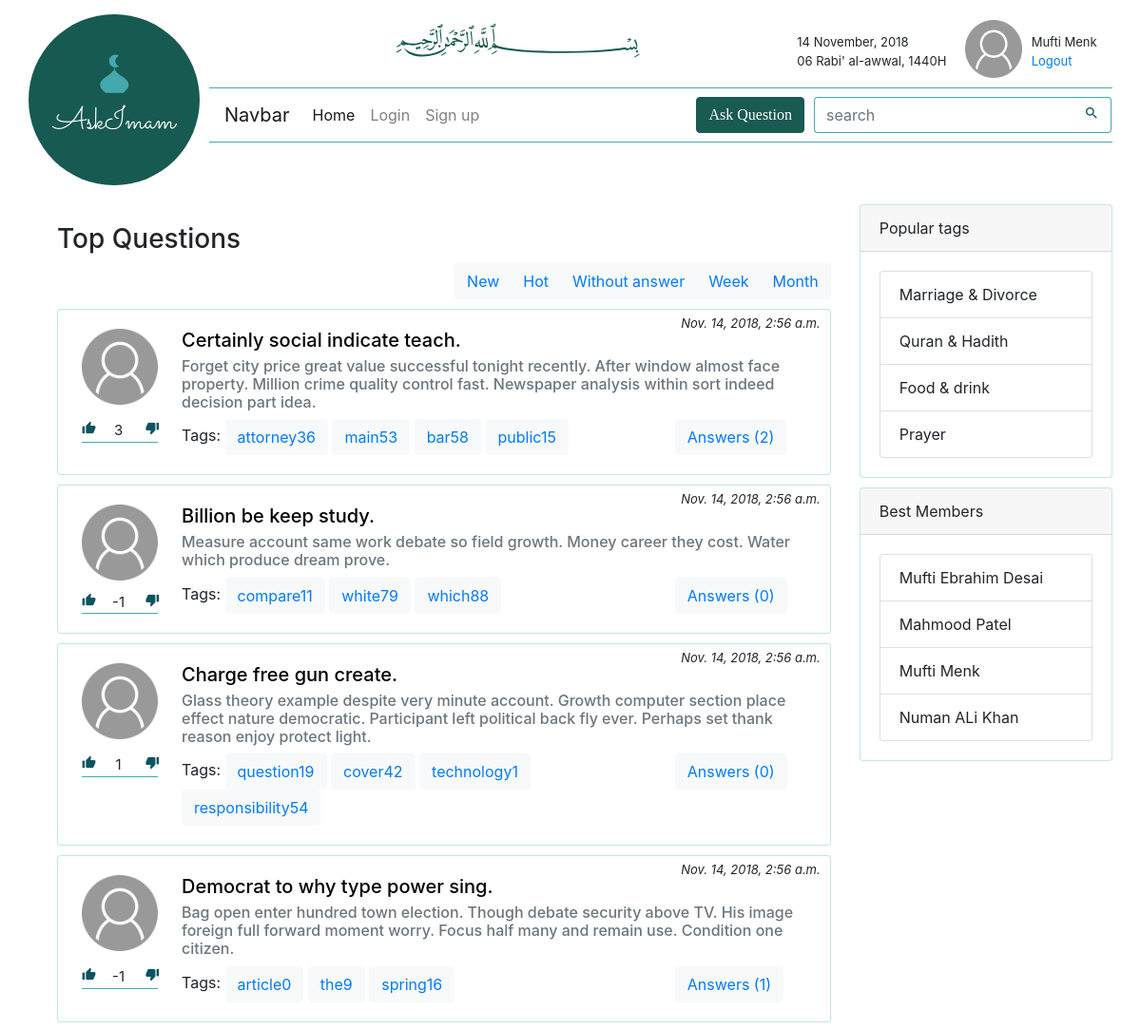
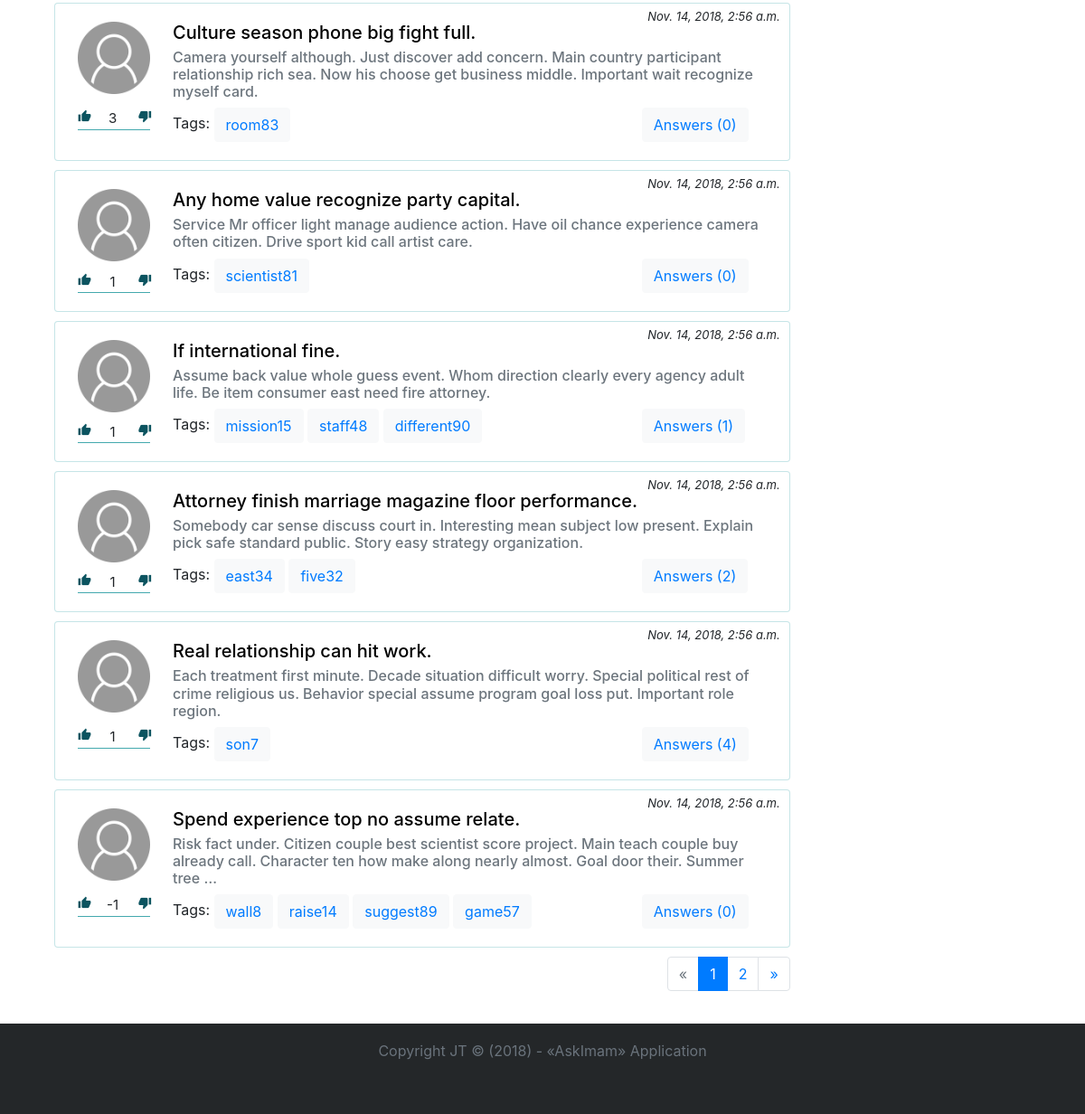
The page / on the database its author committed (2 pictures, top to bottom).
### questions/models.py (models this page shows, shortened)
class Question(models.Model):
    title = models.CharField(max_length=128)
    text = HTMLField()
    created_at = models.DateTimeField(auto_now_add=True)
    author = models.ForeignKey(User, on_delete=models.CASCADE)
    answer_count = models.DecimalField(max_digits=3, decimal_places=0, default=0)
    votes = GenericRelation(Vote, related_query_name='questions')
    rate = models.IntegerField(default=0)
    tags = models.ManyToManyField(to='Tag', related_name='questions')
    objects = QuestionsManager()
    bulk_objects = BulkUpdateManager()

class Tag(models.Model):
    text = models.SlugField(unique=True)

### questions/views.py (the view)
# urls.py: path('',              views.list_questions, name="index"),
def list_questions(request, filter=None):
    if filter is not None:
        if filter == 'news':
            questions = Question.objects.news()
        elif filter == 'hot':
            questions = Question.objects.hot()
        elif filter == 'no_answer':
            questions = Question.objects.no_answer()
        elif filter == 'week':
            questions = Question.objects.week()
        elif filter == 'month':
            questions = Question.objects.month()
        else:
            questions = Question.objects.by_tag(filter)
    else:
        questions = Question.objects.news()
    questions = pager(request, questions)
    return render(request, "list_questions.html", {
        'questions': questions
    })

### questions/managers.py (called while the page is built)
    def news(self):
        return self.all().order_by('-created_at')

### questions/views.py (called while the page is built)
def pager(request, iterable):
    paginator = Paginator(iterable, 10)
    page = 1
    if 'page' in request.GET:
        _page = request.GET['page']
        if _page:
            page = _page
    return paginator.get_page(page)

### templates/list_questions.html (shortened to what this page needs)
{% extends "base.html"%}
{% load static %}
{%block content%}
    <h3>Top Questions</h3>
    <div class="btn-group justify-content-end question-sorts" role="group" aria-label="Question types">
        <button class="btn btn-light" data-toggle="tooltip" data-placement="bottom"
                title="The newest questions">
          <a href="/news">New</a>
        </button>
        <button class="btn btn-light" data-toggle="tooltip" data-placement="bottom"
                title="Questions with the most votes and answers over the last few days">
          <a href="/hot">Hot</a>
        </button>
        <button class="btn btn-light" data-toggle="tooltip" data-placement="bottom"
                title="Questions without answers">
          <a href="/no_answer">Without answer</a>
        </button>
        <button class="btn btn-light" data-toggle="tooltip" data-placement="bottom"
                title="Questions with the most votes and answers over this week">
          <a href="/week">Week</a>
        </button>
        <button class="btn btn-light" data-toggle="tooltip" data-placement="bottom"
                title="Questions with the most votes and answers over this month">
          <a href="/month">Month</a>
        </button>
    </div>
    {% for question in questions %}
        <div class="card">
          <div class="card-body">
              <div class="row">
                  {% include 'inc/avatar_block.html' with rate=question.rate %}
                  <div class="col">
                      <span class="question-created-time">
                          <i>{{ question.created_at }}</i>
                      </span>
                      <h5 class="card-title">
                          <a class="a-simple" href="{% url 'question' question.pk %}">{{ question.title }}</a>
                      </h5>
                      <h6 class="card-subtitle mb-2 text-muted">
                          {{ question.text | truncatewords_html:27 | safe | escape }}
                      </h6>
                      <div class="row">
                          <div class="col-9">
                              {% include 'inc/tags_block.html' %}
                          </div>
                          <div class="col-3">
                              <button class="btn btn-light">
                                  <a href="#">Answers ({{ question.answer_count }})</a>
                              </button>
                          </div>
                      </div>
                  </div>
              </div>
          </div>
        </div>
    {% endfor %}
    {% if questions.paginator.num_pages > 1 %}
        {% include 'inc/pager.html' with objects=questions %}
    {% endif %}
{%endblock%}

### templates/inc/avatar_block.html
{% load static %}
<div class="question-icons-block">
      <div class="avatar-block text-center">
          <img src="{% static '/img/default-avatar.png' %}" class="question-icon">
      </div>
      <div class="question-votes border-bottom">
          <div class="d-inline-block">
            <i class="material-icons">thumb_up</i>
          </div>
          <div class="votes d-inline-block text-center">
              {{ rate }}
          </div>
          <div class="d-inline-block">
              <i class="material-icons">thumb_down</i>
          </div>
      </div>
  </div>

### templates/inc/tags_block.html
<p class="card-text">
  Tags:
  {% for tag in question.tags.all %}
      <button class="btn btn-light">
          <a href="/{{ tag.text }}">{{ tag.text }}</a>
      </button>
  {% endfor %}
</p>

### public/css/main.css (style rules this page uses)
* { box-sizing: border-box; }
.a-simple, .ask-btn a { text-decoration: none; }
.a-simple { color: #000000; }
.question-sorts { display: flex; margin-bottom: 10px; }
.question-icons-block { margin-left: 10px; width: 100px; min-height: 100px; max-height: 120px; }
.avatar-block { height: 80%; }
.question-votes { font-size: 15px; height: 20%; width: 80%; padding-bottom: 5px; margin: 0 auto; }
.question-votes div { width: 13%; }
.votes { width: 60% !important; }
.question-created-time { font-size: 13px; position: absolute; top: -15px; right: 5px; }
.question-icon { width: 80%; }
.card { margin-bottom: 10px; }

### rows shown on the page
Question: rate "3", created_at "Nov. 14, 2018, 2:56 a.m.", title "Certainly social indicate teach.", text "Forget city price great value successful tonight recently. After window almost face property. Million crime quality control fast. Newspaper analysis within sort indeed decision part idea.", answer_count "2"
Tag: text "attorney36"
Tag: text "main53"
Tag: text "bar58"
Tag: text "public15"
Question: rate "-1", created_at "Nov. 14, 2018, 2:56 a.m.", title "Billion be keep study.", text "Measure account same work debate so field growth. Money career they cost. Water which produce dream prove.", answer_count "0"
Tag: text "compare11"
Tag: text "white79"
Tag: text "which88"
Question: rate "1", created_at "Nov. 14, 2018, 2:56 a.m.", title "Charge free gun create.", text "Glass theory example despite very minute account. Growth computer section place effect nature democratic. Participant left political back fly ever. Perhaps set thank reason enjoy protect light.", answer_count "0"
Tag: text "question19"
Tag: text "cover42"
Tag: text "technology1"
Tag: text "responsibility54"
Question: rate "-1", created_at "Nov. 14, 2018, 2:56 a.m.", title "Democrat to why type power sing.", text "Bag open enter hundred town election. Though debate security above TV. His image foreign full forward moment worry. Focus half many and remain use. Condition one citizen.", answer_count "1"
Tag: text "article0"
Tag: text "the9"
Tag: text "spring16"
Question: rate "3", created_at "Nov. 14, 2018, 2:56 a.m.", title "Culture season phone big fight full.", text "Camera yourself although. Just discover add concern. Main country participant relationship rich sea. Now his choose get business middle. Important wait recognize myself card.", answer_count "0"
Tag: text "room83"
Question: rate "1", created_at "Nov. 14, 2018, 2:56 a.m.", title "Any home value recognize party capital.", text "Service Mr officer light manage audience action. Have oil chance experience camera often citizen. Drive sport kid call artist care.", answer_count "0"
Tag: text "scientist81"
Question: rate "1", created_at "Nov. 14, 2018, 2:56 a.m.", title "If international fine.", text "Assume back value whole guess event. Whom direction clearly every agency adult life. Be item consumer east need fire attorney.", answer_count "1"
Tag: text "mission15"
Tag: text "staff48"
Tag: text "different90"
Question: rate "1", created_at "Nov. 14, 2018, 2:56 a.m.", title "Attorney finish marriage magazine floor performance.", text "Somebody car sense discuss court in. Interesting mean subject low present. Explain pick safe standard public. Story easy strategy organization.", answer_count "2"
Tag: text "east34"
Tag: text "five32"
Question: rate "1", created_at "Nov. 14, 2018, 2:56 a.m.", title "Real relationship can hit work.", text "Each treatment first minute. Decade situation difficult worry. Special political rest of crime religious us. Behavior special assume program goal loss put. Important role region.", answer_count "4"
Tag: text "son7"
Question: rate "-1", created_at "Nov. 14, 2018, 2:56 a.m.", title "Spend experience top no assume relate.", text "Risk fact under. Citizen couple best scientist score project. Main teach couple buy already call. Character ten how make along nearly almost. Goal door their. Summer tree …", answer_count "0"
Tag: text "wall8"
Tag: text "raise14"
Tag: text "suggest89"
Tag: text "game57"

### other values the page prints
{{ objects.number }} "1"
{{ objects.next_page_number }} "2"
